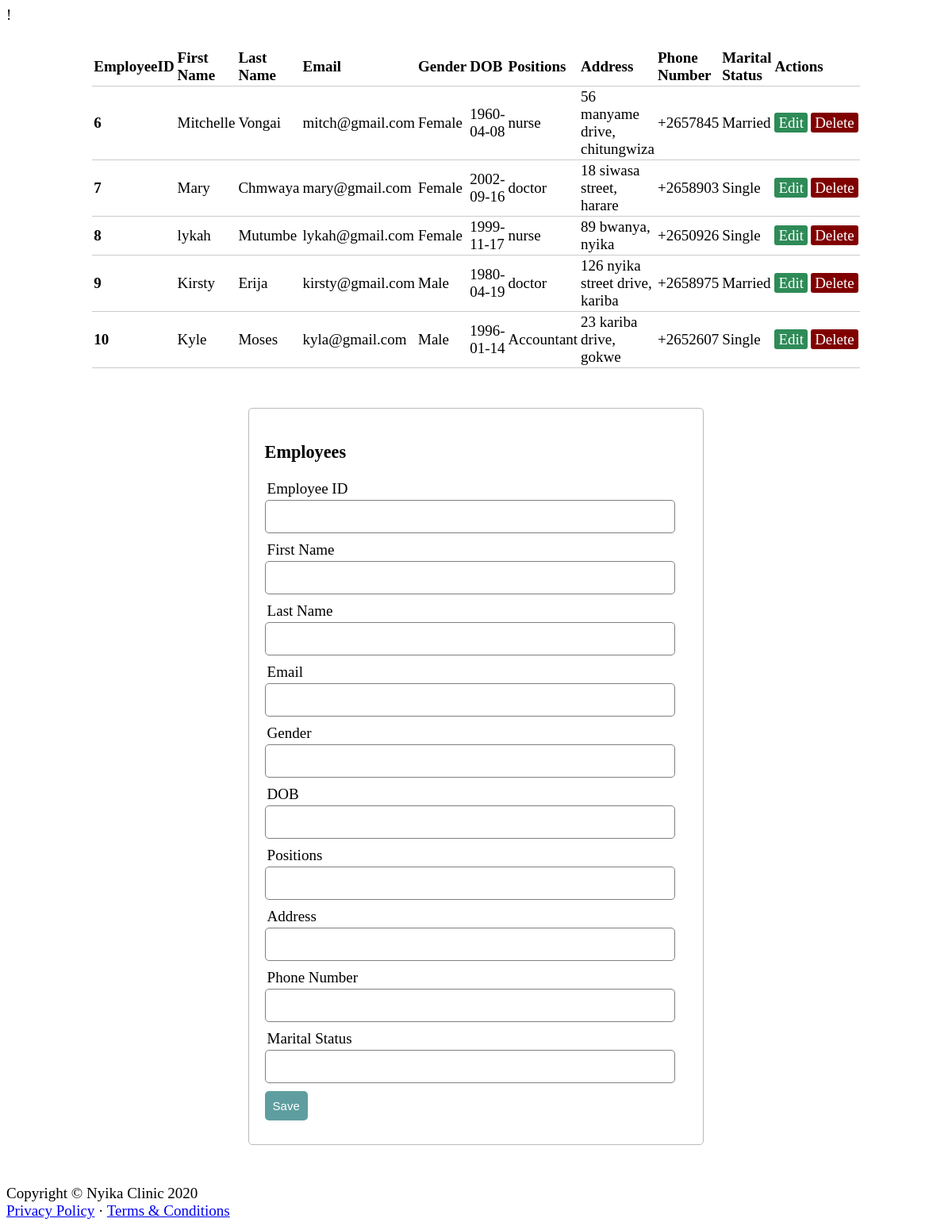
The page /employees/employees_form.php on the database its author committed.
### tables this page shows
CREATE TABLE `employees` (
  `EmployeeID` int(10) NOT NULL,
  `first_name` varchar(100) NOT NULL,
  `last_name` varchar(100) NOT NULL,
  `email` varchar(80) NOT NULL,
  `Gender` enum('Female','Male','','') NOT NULL,
  `DOB` date NOT NULL,
  `Positions` varchar(20) NOT NULL,
  `empaddress` varchar(100) NOT NULL,
  `phone_number` varchar(80) NOT NULL,
  `marital_status` enum('Single','Married','','') NOT NULL
);

### employees/employeesForm_backend.php (called while the page is built, shortened)
<?php
	$EmployeeID = "";
	$first_name = "";
    $last_name = "";
    $email="";
    $Gender="";
    $DOB = "";
    $Positions="";
    $empaddress="";
    $phone_number ="";
    $marital_status="";
    $update=false;
?>

### employees/employees_form.php (the view, shortened to what this page needs)
<?php include('employeesForm_backend.php'); ?>
<!DOCTYPE html>
<html lang="en">
<head>
    <link rel="stylesheet" type="text/css" href="../css/style.css">
</head>
<body class="sb-nav-fixed">
    <table class="table table-bordered" id="dataTable" width="100%" cellspacing="0">
        <thead>
            <tr>
                <th>EmployeeID</th>
                <th>First Name</th>
                <th>Last Name</th>
                <th>Email</th>
                <th>Gender</th>
                <th>DOB</th>
                <th>Positions</th>
                <th>Address</th>
                <th>Phone Number</th>
                <th>Marital Status</th>
                <th colspan="2">Actions</th>
            </tr>
        </thead>
        <tfoot>
            <?php
            $servername = "localhost";
            $username = "root";
            $password = "";
            $dbname = "nyikaclinic";
            $conn = new mysqli($servername, $username, $password, $dbname);
            $sql = 'SELECT * from employees';
            $result = mysqli_query($conn, $sql);
            if (mysqli_num_rows($result) > 0) {
                while ($row = mysqli_fetch_assoc($result)) { ?>
                    <tbody>
                        <tr>
                            <th>
                                <?php echo $row['EmployeeID']; ?>
                            </th>
                            <td>
                                <?php echo $row['first_name']; ?>
                            </td>
                            <td>
                                <?php echo $row['last_name']; ?>
                            </td>
                            <td>
                                <?php echo $row['email']; ?>
                            </td>
                            <td>
                                <?php echo $row['Gender']; ?>
                            </td>
                            <td>
                                <?php echo $row['DOB']; ?>
                            </td>
                            <td>
                                <?php echo $row['Positions']; ?>
                            <td>
                                <?php echo $row['empaddress']; ?>
                            </td>
                            <td>
                                <?php echo $row['phone_number']; ?>
                            </td>
                            <td>
                                <?php echo $row['marital_status']; ?>
                            </td>
                            <td>
                                <a id="edit" href="employees_form.php?edit=<?php echo $row['EmployeeID']; ?>" class="edit_btn">Edit</a>
                            </td>
                            <td>
                                <a onClick="return confirm('Are you sure you want to delete this?')" href="employees_form.php?del=<?php echo $row['EmployeeID']; ?>" class="del_btn">Delete</a>
                            </td>
                        </tr>
                    </tbody>
            <?php
                }
            } else {
                echo '0 results';
            }
            ?>
    </table>
    <form method="post" action="employeesForm_backend.php">
        <div class="card-header">
            <h3 class="text-center font-weight-light my-4"> Employees</h3>
        </div>
        <div class="input-group">
            <label>Employee ID</label>
            <input type="text" name="EmployeeID" value="<?php echo $EmployeeID; ?>">
        </div>
        <div class="input-group">
            <label>First Name</label>
            <input type="text" name="first_name" value="<?php echo $first_name; ?>">
        </div>
        <div class="input-group">
            <label>Last Name</label>
            <input type="text" name="last_name" value="<?php echo $last_name; ?>">
        </div>
        <div class="input-group">
            <label>Email</label>
            <input type="text" name="email" value="<?php echo $email; ?>">
        </div>
        <div class="input-group">
            <label>Gender</label>
            <input type="text" name="Gender" value="<?php echo $Gender; ?>">
        </div>
        <div class="input-group">
            <label>DOB</label>
            <input type="text" name="DOB" value="<?php echo $DOB; ?>">
        </div>
        <div class="input-group">
            <label>Positions</label>
            <input type="text" name="Positions" value="<?php echo $Positions; ?>">
        </div>
        <div class="input-group">
            <label>Address</label>
            <input type="text" name="empaddress" value="<?php echo $empaddress; ?>">
        </div>
        <div class="input-group">
            <label>Phone Number</label>
            <input type="text" name="phone_number" value="<?php echo $phone_number; ?>">
        </div>
        <div class="input-group">
            <label>Marital Status</label>
            <input type="text" name="marital_status" value="<?php echo $marital_status; ?>">
        </div>
        <div class="input-group">
            <?php if ($update == true) : ?>
                <button class="btn" type="submit" name="update" style="background: #556B2F;">update</button>
            <?php else : ?>
                <button class="btn" type="submit" name="save">Save</button>
            <?php endif ?>
    </form>
    <footer class="py-4 bg-light mt-auto">
        <div class="container-fluid">
            <div class="d-flex align-items-center justify-content-between small">
                <div class="text-muted">Copyright &copy; Nyika Clinic 2020</div>
                <div>
                    <a href="#">Privacy Policy</a>
                    &middot;
                    <a href="#">Terms &amp; Conditions</a>
                </div>
            </div>
        </div>
    </footer>
</body>
</html>

### css/style.css (style rules this page uses)
body { font-size: 19px; }
table { width: 50%; margin: 30px auto; border-collapse: collapse; text-align: left; }
tr { border-bottom: 1px solid #cbcbcb; }
th, td { border: none; height: 30px; padding: 2px; }
form { width: 45%; margin: 50px auto; text-align: left; padding: 20px; border: 1px solid #bbbbbb; border-radius: 5px; }
.input-group { margin: 10px 0px 10px 0px; }
.input-group label { display: block; text-align: left; margin: 3px; }
.input-group input { height: 30px; width: 93%; padding: 5px 10px; font-size: 16px; border-radius: 5px; border: 1px solid gray; }
.btn { padding: 10px; font-size: 15px; color: white; background: #5F9EA0; border: none; border-radius: 5px; }
.edit_btn { text-decoration: none; padding: 2px 5px; background: #2E8B57; color: white; border-radius: 3px; }
.del_btn { text-decoration: none; padding: 2px 5px; color: white; border-radius: 3px; background: #800000; }

### rows shown on the page
employees: EmployeeID "6", first_name "Mitchelle", last_name "Vongai", email "mitch@gmail.com", Gender "Female", DOB "1960-04-08", Positions "nurse", empaddress "56 manyame drive, chitungwiza", phone_number "+2657845", marital_status "Married"
employees: EmployeeID "7", first_name "Mary", last_name "Chmwaya", email "mary@gmail.com", Gender "Female", DOB "2002-09-16", Positions "doctor", empaddress "18 siwasa street, harare", phone_number "+2658903", marital_status "Single"
employees: EmployeeID "8", first_name "lykah", last_name "Mutumbe", email "lykah@gmail.com", Gender "Female", DOB "1999-11-17", Positions "nurse", empaddress "89 bwanya, nyika", phone_number "+2650926", marital_status "Single"
employees: EmployeeID "9", first_name "Kirsty", last_name "Erija", email "kirsty@gmail.com", Gender "Male", DOB "1980-04-19", Positions "doctor", empaddress "126 nyika street drive, kariba", phone_number "+2658975", marital_status "Married"
employees: EmployeeID "10", first_name "Kyle", last_name "Moses", email "kyla@gmail.com", Gender "Male", DOB "1996-01-14", Positions "Accountant", empaddress "23 kariba drive, gokwe", phone_number "+2652607", marital_status "Single"
